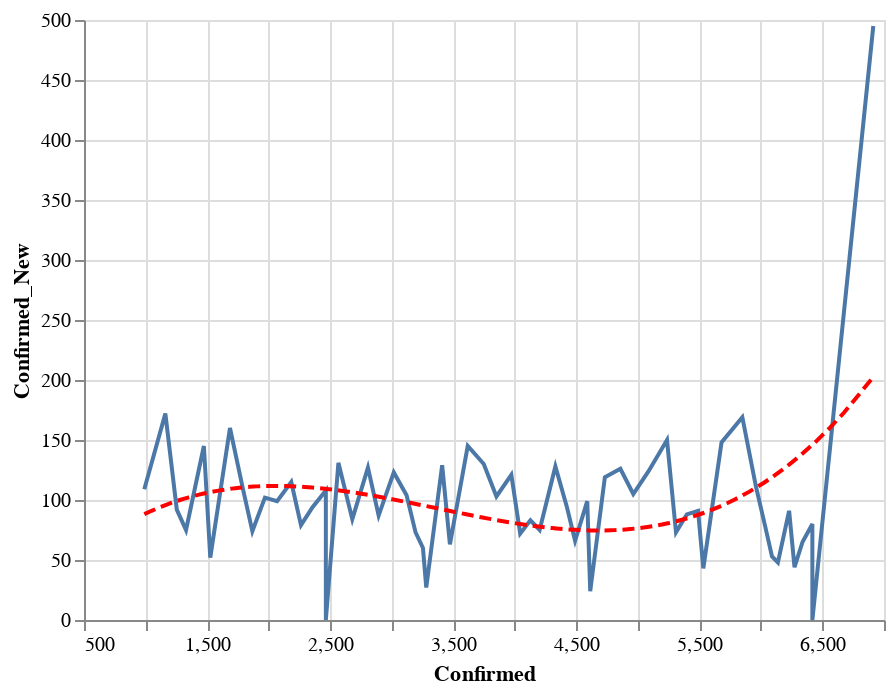

Notebook source saved alongside this figure:
### Code cell
data = state_data('US')
state = alt.Chart(data[data['State'] == 'OK'].sort_values('Date').tail(60)).mark_line().encode(
    x='Confirmed:Q',
    y='Confirmed_New:Q'
)
reg = state.transform_regression("Confirmed", "Confirmed_New", method="poly").mark_line(color='red', strokeDash=[6,3])
(state+reg).interactive()

### Figure 1 — Vega-Lite specification as saved in the notebook (floating-point values rounded to 4 significant figures)
{"config": {"view": {"continuousWidth": 400, "continuousHeight": 300}}, "layer": [{"mark": "line", "encoding": {"x": {"type": "quantitative", "field": "Confirmed"}, "y": {"type": "quantitative", "field": "Confirmed_New"}}, "selection": {"selector004": {"type": "interval", "bind": "scales", "encodings": ["x", "y"]}}}, {"mark": {"type": "line", "color": "red", "strokeDash": [6, 3]}, "encoding": {"x": {"type": "quantitative", "field": "Confirmed"}, "y": {"type": "quantitative", "field": "Confirmed_New"}}, "transform": [{"on": "Confirmed", "regression": "Confirmed_New", "method": "poly"}]}], "data": {"name": "data-cadfd8cb4ce88604cbb45d254972c214"}, "$schema": "https://vega.github.io/schema/vega-lite/v4.0.2.json", "datasets": {"data-cadfd8cb4ce88604cbb45d254972c214": [{"State": "OK", "Date": "04-03-2020", "Confirmed": 990.0, "Deaths": 38.0, "Recovered": 0.0, "Confirmed_New": 109.0, "Deaths_New": 4.0, "Recovered_New": 0.0, "Active": 952.0}, {"State": "OK", "Date": "04-04-2020", "Confirmed": 1161.0, "Deaths": 42.0, "Recovered": 0.0, "Confirmed_New": 172.0, "Deaths_New": 4.0, "Recovered_New": 0.0, "Active": 1119.0}, {"State": "OK", "Date": "04-05-2020", "Confirmed": 1254.0, "Deaths": 46.0, "Recovered": 0.0, "Confirmed_New": 92.0, "Deaths_New": 4.0, "Recovered_New": 0.0, "Active": 1208.0}, {"State": "OK", "Date": "04-06-2020", "Confirmed": 1329.0, "Deaths": 51.0, "Recovered": 0.0, "Confirmed_New": 75.0, "Deaths_New": 5.0, "Recovered_New": 0.0, "Active": 1278.0}, {"State": "OK", "Date": "04-07-2020", "Confirmed": 1474.0, "Deaths": 67.0, "Recovered": 0.0, "Confirmed_New": 145.0, "Deaths_New": 16.0, "Recovered_New": 0.0, "Active": 1407.0}, {"State": "OK", "Date": "04-08-2020", "Confirmed": 1526.0, "Deaths": 79.0, "Recovered": 0.0, "Confirmed_New": 52.0, "Deaths_New": 12.0, "Recovered_New": 0.0, "Active": 1447.0}, {"State": "OK", "Date": "04-09-2020", "Confirmed": 1686.0, "Deaths": 80.0, "Recovered": 0.0, "Confirmed_New": 160.0, "Deaths_New": 1.0, "Recovered_New": 0.0, "Active": 1606.0}, {"State": "OK", "Date": "04-10-2020", "Confirmed": 1794.0, "Deaths": 88.0, "Recovered": 0.0, "Confirmed_New": 108.0, "Deaths_New": 8.0, "Recovered_New": 0.0, "Active": 1706.0}, {"State": "OK", "Date": "04-11-2020", "Confirmed": 1868.0, "Deaths": 94.0, "Recovered": 0.0, "Confirmed_New": 74.0, "Deaths_New": 6.0, "Recovered_New": 0.0, "Active": 1774.0}, {"State": "OK", "Date": "04-12-2020", "Confirmed": 1970.0, "Deaths": 96.0, "Recovered": 0.0, "Confirmed_New": 102.0, "Deaths_New": 2.0, "Recovered_New": 0.0, "Active": 1874.0}, {"State": "OK", "Date": "04-13-2020", "Confirmed": 2069.0, "Deaths": 99.0, "Recovered": 0.0, "Confirmed_New": 99.0, "Deaths_New": 3.0, "Recovered_New": 0.0, "Active": 1970.0}, {"State": "OK", "Date": "04-14-2020", "Confirmed": 2184.0, "Deaths": 108.0, "Recovered": 0.0, "Confirmed_New": 115.0, "Deaths_New": 9.0, "Recovered_New": 0.0, "Active": 2076.0}, {"State": "OK", "Date": "04-15-2020", "Confirmed": 2263.0, "Deaths": 123.0, "Recovered": 0.0, "Confirmed_New": 79.0, "Deaths_New": 15.0, "Recovered_New": 0.0, "Active": 2140.0}, {"State": "OK", "Date": "04-16-2020", "Confirmed": 2357.0, "Deaths": 131.0, "Recovered": 0.0, "Confirmed_New": 94.0, "Deaths_New": 8.0, "Recovered_New": 0.0, "Active": 2226.0}, {"State": "OK", "Date": "04-17-2020", "Confirmed": 2465.0, "Deaths": 136.0, "Recovered": 0.0, "Confirmed_New": 108.0, "Deaths_New": 5.0, "Recovered_New": 0.0, "Active": 2329.0}, {"State": "OK", "Date": "04-18-2020", "Confirmed": 2465.0, "Deaths": 136.0, "Recovered": 0.0, "Confirmed_New": 0.0, "Deaths_New": 0.0, "Recovered_New": 0.0, "Active": 2329.0}, {"State": "OK", "Date": "04-19-2020", "Confirmed": 2567.0, "Deaths": 140.0, "Recovered": 0.0, "Confirmed_New": 131.0, "Deaths_New": 4.0, "Recovered_New": 0.0, "Active": 2427.0}, {"State": "OK", "Date": "04-20-2020", "Confirmed": 2680.0, "Deaths": 143.0, "Recovered": 0.0, "Confirmed_New": 84.0, "Deaths_New": 3.0, "Recovered_New": 0.0, "Active": 2537.0}, {"State": "OK", "Date": "04-21-2020", "Confirmed": 2807.0, "Deaths": 164.0, "Recovered": 0.0, "Confirmed_New": 127.0, "Deaths_New": 21.0, "Recovered_New": 0.0, "Active": 2643.0}, {"State": "OK", "Date": "04-22-2020", "Confirmed": 2894.0, "Deaths": 170.0, "Recovered": 0.0, "Confirmed_New": 87.0, "Deaths_New": 6.0, "Recovered_New": 0.0, "Active": 2724.0}, {"State": "OK", "Date": "04-23-2020", "Confirmed": 3017.0, "Deaths": 179.0, "Recovered": 0.0, "Confirmed_New": 123.0, "Deaths_New": 9.0, "Recovered_New": 0.0, "Active": 2838.0}, {"State": "OK", "Date": "04-24-2020", "Confirmed": 3121.0, "Deaths": 188.0, "Recovered": 0.0, "Confirmed_New": 104.0, "Deaths_New": 9.0, "Recovered_New": 0.0, "Active": 2933.0}, {"State": "OK", "Date": "04-25-2020", "Confirmed": 3194.0, "Deaths": 194.0, "Recovered": 0.0, "Confirmed_New": 73.0, "Deaths_New": 6.0, "Recovered_New": 0.0, "Active": 3000.0}, {"State": "OK", "Date": "04-26-2020", "Confirmed": 3254.0, "Deaths": 195.0, "Recovered": 0.0, "Confirmed_New": 60.0, "Deaths_New": 1.0, "Recovered_New": 0.0, "Active": 3059.0}, {"State": "OK", "Date": "04-27-2020", "Confirmed": 3281.0, "Deaths": 197.0, "Recovered": 0.0, "Confirmed_New": 27.0, "Deaths_New": 2.0, "Recovered_New": 0.0, "Active": 3084.0}, {"State": "OK", "Date": "04-28-2020", "Confirmed": 3410.0, "Deaths": 207.0, "Recovered": 0.0, "Confirmed_New": 129.0, "Deaths_New": 10.0, "Recovered_New": 0.0, "Active": 3203.0}, {"State": "OK", "Date": "04-29-2020", "Confirmed": 3473.0, "Deaths": 214.0, "Recovered": 0.0, "Confirmed_New": 63.0, "Deaths_New": 7.0, "Recovered_New": 0.0, "Active": 3259.0}, {"State": "OK", "Date": "04-30-2020", "Confirmed": 3618.0, "Deaths": 222.0, "Recovered": 0.0, "Confirmed_New": 145.0, "Deaths_New": 8.0, "Recovered_New": 0.0, "Active": 3396.0}, {"State": "OK", "Date": "05-01-2020", "Confirmed": 3748.0, "Deaths": 230.0, "Recovered": 0.0, "Confirmed_New": 130.0, "Deaths_New": 8.0, "Recovered_New": 0.0, "Active": 3518.0}, {"State": "OK", "Date": "05-02-2020", "Confirmed": 3851.0, "Deaths": 238.0, "Recovered": 0.0, "Confirmed_New": 103.0, "Deaths_New": 8.0, "Recovered_New": 0.0, "Active": 3613.0}, {"State": "OK", "Date": "05-03-2020", "Confirmed": 3972.0, "Deaths": 238.0, "Recovered": 0.0, "Confirmed_New": 121.0, "Deaths_New": 0.0, "Recovered_New": 0.0, "Active": 3734.0}, {"State": "OK", "Date": "05-04-2020", "Confirmed": 4044.0, "Deaths": 238.0, "Recovered": 0.0, "Confirmed_New": 72.0, "Deaths_New": 0.0, "Recovered_New": 0.0, "Active": 3806.0}, {"State": "OK", "Date": "05-05-2020", "Confirmed": 4127.0, "Deaths": 247.0, "Recovered": 0.0, "Confirmed_New": 83.0, "Deaths_New": 9.0, "Recovered_New": 0.0, "Active": 3880.0}, {"State": "OK", "Date": "05-06-2020", "Confirmed": 4202.0, "Deaths": 253.0, "Recovered": 0.0, "Confirmed_New": 75.0, "Deaths_New": 6.0, "Recovered_New": 0.0, "Active": 3949.0}, {"State": "OK", "Date": "05-07-2020", "Confirmed": 4330.0, "Deaths": 260.0, "Recovered": 0.0, "Confirmed_New": 128.0, "Deaths_New": 7.0, "Recovered_New": 0.0, "Active": 4070.0}, {"State": "OK", "Date": "05-08-2020", "Confirmed": 4424.0, "Deaths": 266.0, "Recovered": 0.0, "Confirmed_New": 94.0, "Deaths_New": 6.0, "Recovered_New": 0.0, "Active": 4158.0}, {"State": "OK", "Date": "05-09-2020", "Confirmed": 4490.0, "Deaths": 270.0, "Recovered": 0.0, "Confirmed_New": 66.0, "Deaths_New": 4.0, "Recovered_New": 0.0, "Active": 4220.0}, {"State": "OK", "Date": "05-10-2020", "Confirmed": 4589.0, "Deaths": 272.0, "Recovered": 0.0, "Confirmed_New": 99.0, "Deaths_New": 2.0, "Recovered_New": 0.0, "Active": 4317.0}, {"State": "OK", "Date": "05-11-2020", "Confirmed": 4613.0, "Deaths": 274.0, "Recovered": 0.0, "Confirmed_New": 24.0, "Deaths_New": 2.0, "Recovered_New": 0.0, "Active": 4339.0}, {"State": "OK", "Date": "05-12-2020", "Confirmed": 4732.0, "Deaths": 278.0, "Recovered": 0.0, "Confirmed_New": 119.0, "Deaths_New": 4.0, "Recovered_New": 0.0, "Active": 4454.0}, {"State": "OK", "Date": "05-13-2020", "Confirmed": 4858.0, "Deaths": 278.0, "Recovered": 0.0, "Confirmed_New": 126.0, "Deaths_New": 0.0, "Recovered_New": 0.0, "Active": 4580.0}, {"State": "OK", "Date": "05-14-2020", "Confirmed": 4963.0, "Deaths": 284.0, "Recovered": 0.0, "Confirmed_New": 105.0, "Deaths_New": 6.0, "Recovered_New": 0.0, "Active": 4679.0}, {"State": "OK", "Date": "05-15-2020", "Confirmed": 5087.0, "Deaths": 285.0, "Recovered": 0.0, "Confirmed_New": 124.0, "Deaths_New": 1.0, "Recovered_New": 0.0, "Active": 4802.0}, {"State": "OK", "Date": "05-16-2020", "Confirmed": 5237.0, "Deaths": 288.0, "Recovered": 0.0, "Confirmed_New": 150.0, "Deaths_New": 3.0, "Recovered_New": 0.0, "Active": 4949.0}, {"State": "OK", "Date": "05-17-2020", "Confirmed": 5310.0, "Deaths": 288.0, "Recovered": 0.0, "Confirmed_New": 73.0, "Deaths_New": 0.0, "Recovered_New": 0.0, "Active": 5022.0}, {"State": "OK", "Date": "05-18-2020", "Confirmed": 5398.0, "Deaths": 288.0, "Recovered": 0.0, "Confirmed_New": 88.0, "Deaths_New": 0.0, "Recovered_New": 0.0, "Active": 5110.0}, {"State": "OK", "Date": "05-19-2020", "Confirmed": 5489.0, "Deaths": 293.0, "Recovered": 0.0, "Confirmed_New": 91.0, "Deaths_New": 5.0, "Recovered_New": 0.0, "Active": 5196.0}, {"State": "OK", "Date": "05-20-2020", "Confirmed": 5532.0, "Deaths": 299.0, "Recovered": 0.0, "Confirmed_New": 43.0, "Deaths_New": 6.0, "Recovered_New": 0.0, "Active": 5233.0}, {"State": "OK", "Date": "05-21-2020", "Confirmed": 5680.0, "Deaths": 304.0, "Recovered": 0.0, "Confirmed_New": 148.0, "Deaths_New": 5.0, "Recovered_New": 0.0, "Active": 5376.0}, {"State": "OK", "Date": "05-22-2020", "Confirmed": 5849.0, "Deaths": 307.0, "Recovered": 0.0, "Confirmed_New": 169.0, "Deaths_New": 3.0, "Recovered_New": 0.0, "Active": 5542.0}, {"State": "OK", "Date": "05-23-2020", "Confirmed": 5960.0, "Deaths": 311.0, "Recovered": 0.0, "Confirmed_New": 111.0, "Deaths_New": 4.0, "Recovered_New": 0.0, "Active": 5649.0}, {"State": "OK", "Date": "05-24-2020", "Confirmed": 6037.0, "Deaths": 311.0, "Recovered": 0.0, "Confirmed_New": 77.0, "Deaths_New": 0.0, "Recovered_New": 0.0, "Active": 5726.0}, {"State": "OK", "Date": "05-25-2020", "Confirmed": 6090.0, "Deaths": 313.0, "Recovered": 0.0, "Confirmed_New": 53.0, "Deaths_New": 2.0, "Recovered_New": 0.0, "Active": 5777.0}, {"State": "OK", "Date": "05-26-2020", "Confirmed": 6138.0, "Deaths": 318.0, "Recovered": 0.0, "Confirmed_New": 48.0, "Deaths_New": 5.0, "Recovered_New": 0.0, "Active": 5820.0}, {"State": "OK", "Date": "05-27-2020", "Confirmed": 6229.0, "Deaths": 322.0, "Recovered": 0.0, "Confirmed_New": 91.0, "Deaths_New": 4.0, "Recovered_New": 0.0, "Active": 5907.0}, {"State": "OK", "Date": "05-28-2020", "Confirmed": 6273.0, "Deaths": 325.0, "Recovered": 0.0, "Confirmed_New": 44.0, "Deaths_New": 3.0, "Recovered_New": 0.0, "Active": 5948.0}, {"State": "OK", "Date": "05-29-2020", "Confirmed": 6338.0, "Deaths": 329.0, "Recovered": 0.0, "Confirmed_New": 65.0, "Deaths_New": 4.0, "Recovered_New": 0.0, "Active": 6009.0}, {"State": "OK", "Date": "05-30-2020", "Confirmed": 6418.0, "Deaths": 334.0, "Recovered": 0.0, "Confirmed_New": 80.0, "Deaths_New": 5.0, "Recovered_New": 0.0, "Active": 6084.0}, {"State": "OK", "Date": "05-31-2020", "Confirmed": 6418.0, "Deaths": 334.0, "Recovered": 0.0, "Confirmed_New": 0.0, "Deaths_New": 0.0, "Recovered_New": 0.0, "Active": 6084.0}, {"State": "OK", "Date": "06-01-2020", "Confirmed": 6913.0, "Deaths": 350.0, "Recovered": 0.0, "Confirmed_New": 495.0, "Deaths_New": 16.0, "Recovered_New": 0.0, "Active": 6563.0}]}}
